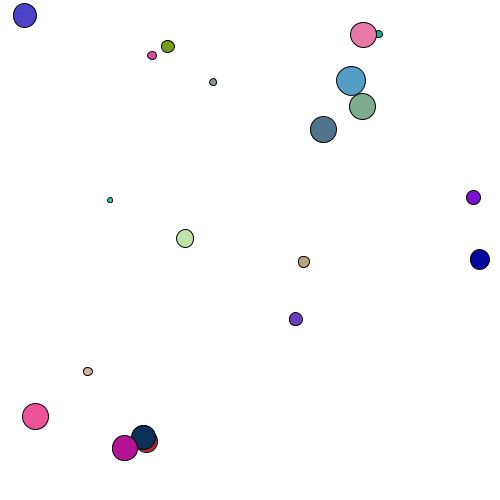
Frame 1 (no input)
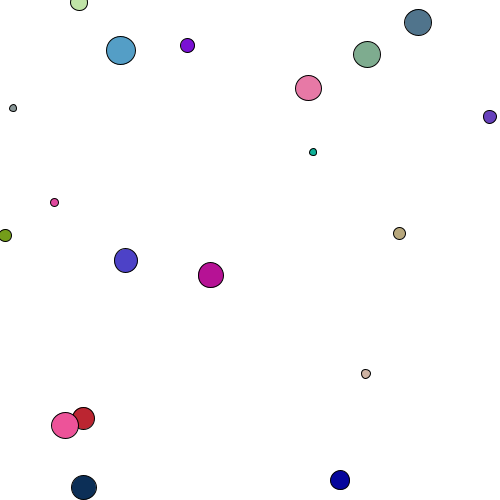
Frame 60 (the mouse pressed at the canvas centre just before this capture)
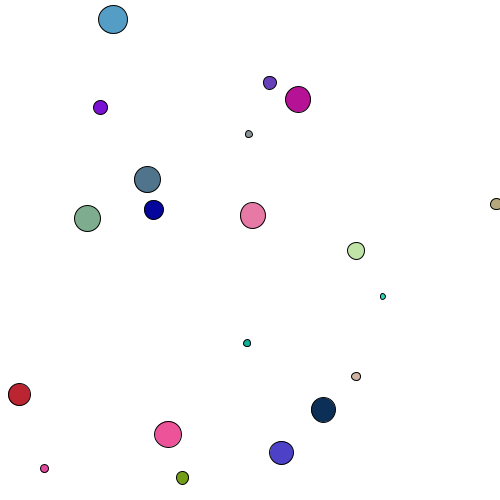
Frame 120 (the mouse held since frame 60 and released just before this capture)

The Processing sketch that drew these frames (run headless with seeded random() and noise(); from frame 60 on, the mouse is pressed at the canvas centre):

// Processing sketch: bouncingColorBallsArray
// ── bouncingColorBallsArray.pde
int numOfBalls = 20;
float[] posX = new float[numOfBalls];
float[] posY = new float[numOfBalls];
float[] directionX = new float [numOfBalls];
float[] directionY = new float [numOfBalls];
float[] diam = new float [numOfBalls];
float[] colorR = new float[numOfBalls];
float[] colorG = new float[numOfBalls];
float[] colorB = new float[numOfBalls];

void setup()
{
  size(500, 500);

  for (int x=0; x<numOfBalls; x++)
  {
    posX[x] = random(0, width);
    posY[x] = random(0, height);
    directionX[x] = random(-5, 5);
    directionY[x] = random(-5, 5);
    diam[x] = random(3, 30);
    colorR[x] = random(255);
    colorG[x] = random(255);
    colorB[x] = random(255);
  }
}

void draw()
{
  background(255);
  drawBall();
  moveBall();
  bounceBall();
}

void drawBall()
{
  for (int x=0; x<numOfBalls; x++)
  {
    stroke(0);
    fill(colorR[x], colorG[x], colorB[x]);
    ellipse(posX[x], posY[x], diam[x], diam[x]);
  }
}

void moveBall()
{
  for (int x=0; x<numOfBalls; x++)
  {
    posX[x] = posX[x] + directionX[x];
    posY[x] = posY[x] + directionY[x];
  }
}

void bounceBall()
{
  for (int x=0; x<numOfBalls; x++)
  {
    if (( posX[x] > width) || (posX[x] < 0))
    {
      directionX[x] = directionX[x] * -1;
    }
    if ((posY[x] > height) || (posY[x] < 0))
    {
      directionY[x] = directionY[x] * -1;
    }
  }
}
